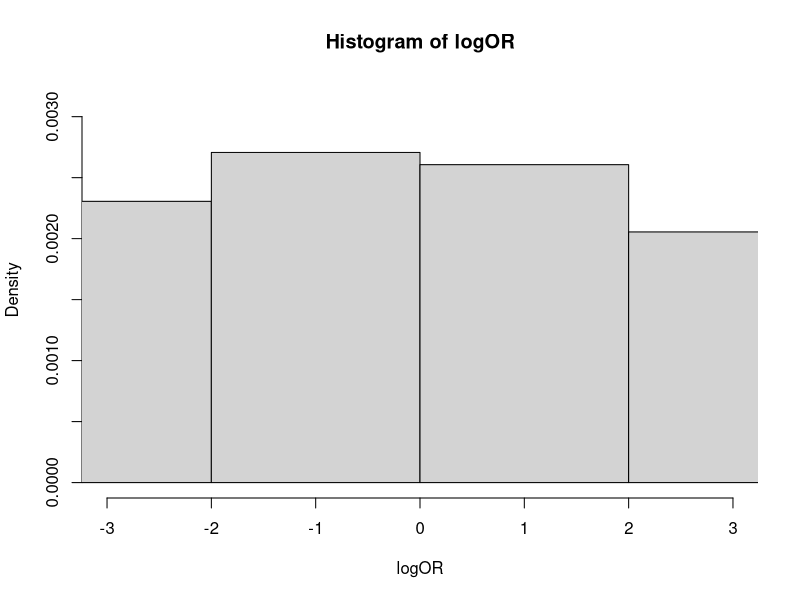
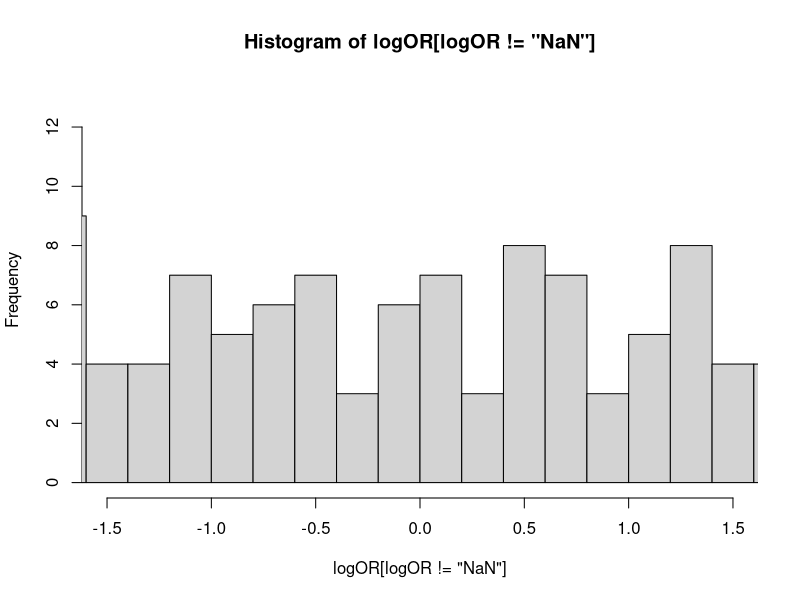

Write the R code that produced these figures, in order.
## ---- chunk 1

x = rgamma(10000,0.01,1)

y = rgamma(10000,0.01,1)
logoddssingle=log(x)-log(y)


x2 = rgamma(10000,0.01,1)

y2 = rgamma(10000,0.01,1)

logoddsmulti=log(x2)-log(y2)

logOR=logoddssingle-logoddsmulti

hist(logOR,xlim=c(-3,3),nclass=1000,freq=FALSE)

## ---- chunk 2
hist(logOR[logOR!="NaN"],xlim=c(-1.5,1.5),breaks = 10000)
